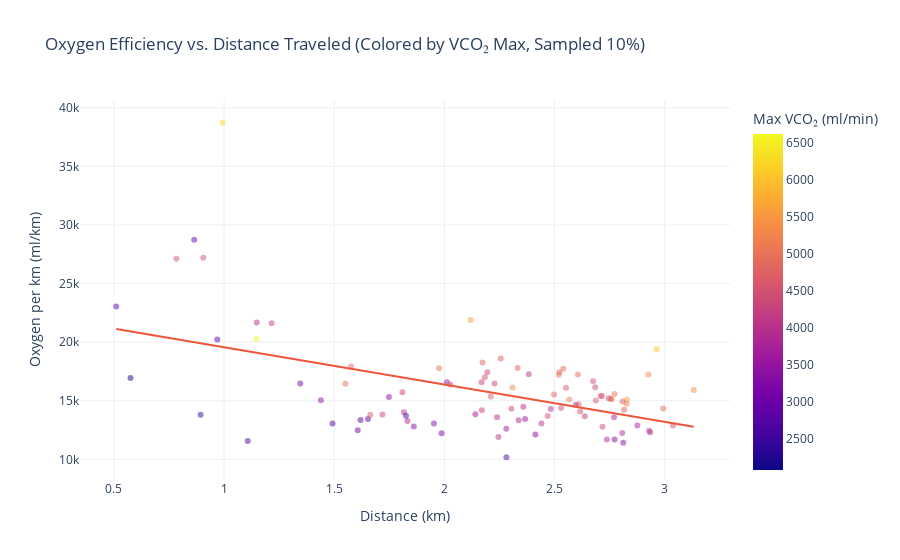

Notebook cell for this chart:
### Code cell
#Get last row per test
last_indices = measures_test.groupby("ID_test")["time"].idxmax()
last_vals = measures_test.loc[last_indices].copy()

# Get Oxygen efficency
last_vals["O2_per_km"] = last_vals["O2_cum"] / last_vals["dist_km"]

#Get VCO2_max per runner
vco2_max = measures_test.groupby("ID_test")["CO2_rate"].max().reset_index()
vco2_max.columns = ["ID_test", "VCO2_max"]
last_vals = last_vals.merge(vco2_max, on="ID_test", how="left")

#Sample 10% of data to prevent over plotting 
sampled = last_vals.sample(frac=0.10, random_state=1)

fig = px.scatter(
    sampled,
    x="dist_km",
    y="O2_per_km",
    color="VCO2_max",
    trendline="ols",
    title="Oxygen Efficiency vs. Distance Traveled (Colored by VCO₂ Max, Sampled 10%)",
    labels={
        "dist_km": "Distance (km)",
        "O2_per_km": "Oxygen per km (ml/km)",
        "VCO2_max": "Max VCO₂ (ml/min)"
    },
    color_continuous_scale="Plasma"
)

fig.update_traces(marker=dict(size=6, opacity=0.5))
fig.update_layout(template="plotly_white")
fig.show()
